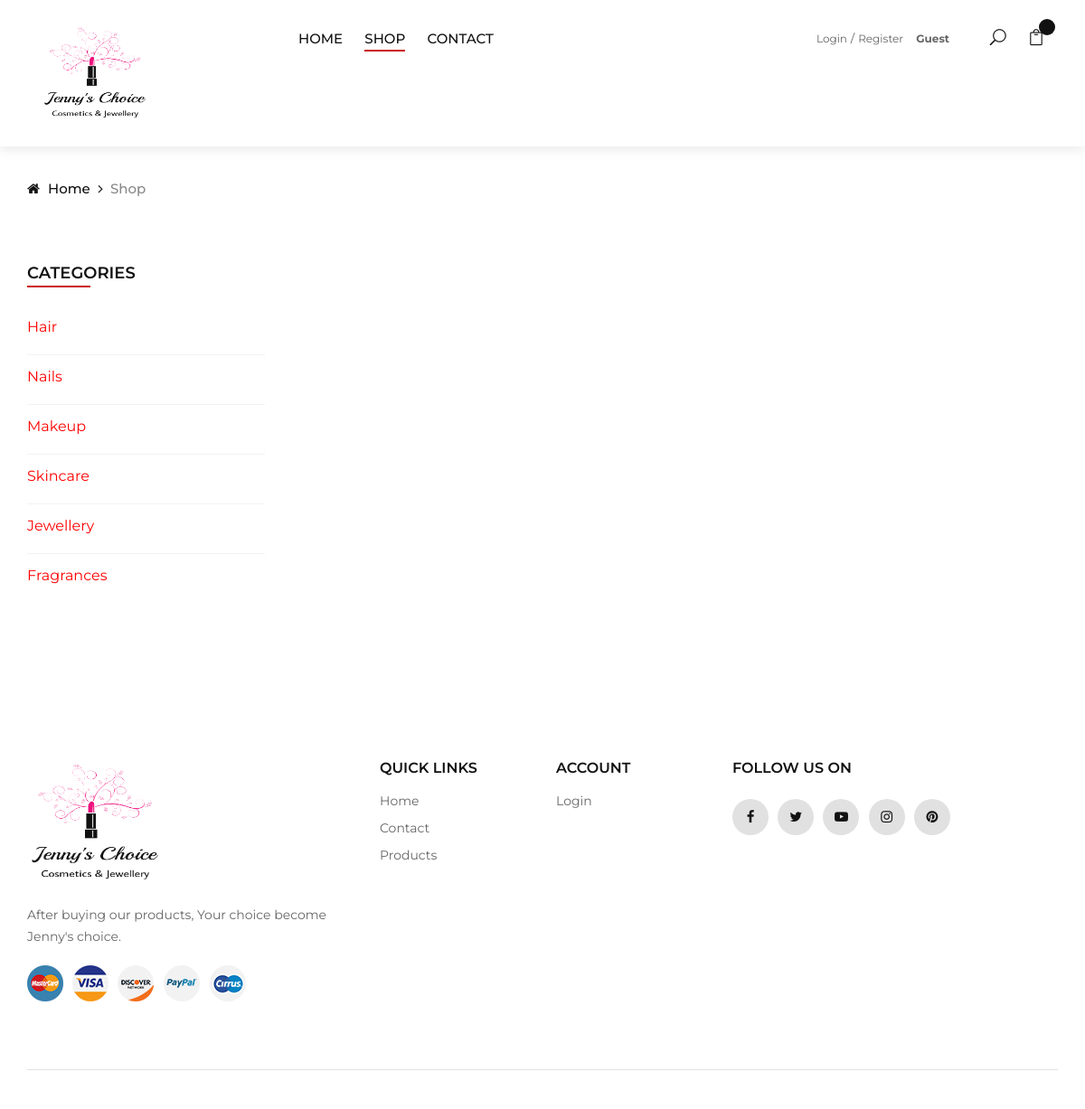
Screenshot of /jennys_choice/product_list.php with the database file from the repository.
### tables this page shows
CREATE TABLE `category` (
  `cat_id` int(11) NOT NULL,
  `cat_name` varchar(50) NOT NULL,
  `cat_status` varchar(50) NOT NULL
);

### jennys_choice/product_list.php (the view, shortened to what this page needs)
<?php
require_once 'config.php';
?>
<!DOCTYPE html>
<html lang="zxx">
<head>
    <link rel="stylesheet" href="css/bootstrap.min.css" type="text/css">
    <link rel="stylesheet" href="css/font-awesome.min.css" type="text/css">
    <link rel="stylesheet" href="css/elegant-icons.css" type="text/css">
    <link rel="stylesheet" href="css/jquery-ui.min.css" type="text/css">
    <link rel="stylesheet" href="css/magnific-popup.css" type="text/css">
    <link rel="stylesheet" href="css/owl.carousel.min.css" type="text/css">
    <link rel="stylesheet" href="css/slicknav.min.css" type="text/css">
    <link rel="stylesheet" href="css/style.css" type="text/css">
</head>
<body>
<header class="header">
        <div class="container-fluid">
            <div class="row">
                <div class="col-xl-3 col-lg-2">
                    <div class="header__logo">
                        <a href="index.php"><img src="img/logo3.PNG" alt="" width="120px" height="110px"></a>
                    </div>
                </div>
                <div class="col-xl-4 col-lg-4">
                    <nav class="header__menu">
                        <ul>
                            <li><a href="index.php">Home</a></li>
                            <li class="active"><a href="product_list2.php">Shop</a>
                            </li>
                            <li><a href="contact.php">Contact</a></li>
                        </ul>
                    </nav>
                </div>
                <div class="col-lg-4">
                    <div class="header__right">
                        <div class="header__right__auth">
                        <?php if(isset($_SESSION['cusname'])){
                  echo "<a href='logout.php'>Log Out</a>
                  <a href='account.php'>My Account</a>";
              }
              else{
                  echo " <a href='login.php'>Login</a>
                  <a href='register.php'>Register</a>";
              }
            ?>
                        </div>
                        <div class="header__right__auth">
                            <a href="#" style="font-weight:bold;"><?php if(isset($_SESSION['cusname'])){
                                                                            echo $_SESSION['cusname']; }
                                                                            else{
                                                                                echo "Guest";
                                                                            } ?></a>
                        </div>
                                                                        </div>
                                                                        </div>
                     <div class="col-lg-1">
                    <div class="header__right">
                        <ul class="header__right__widget">
                            <li><span class="icon_search search-switch"></span></li>
                            <?php if(isset($_SESSION['cusemail'])){
?>
<li><a href="view_cart.php"><span class="icon_bag_alt"></span>
   <div class="tip"><?php echo $count ?></div>
</a></li>
<?php
}
else{
?>
<li><a href="login2.php"><span class="icon_bag_alt"></span>
<div class="tip"><?php echo $count ?></div>
</a></li>
<?php
}
?>
                        </ul>
                    </div>
                </div>
            </div>
        </div>
    </header>
    <div class="breadcrumb-option">
        <div class="container">
            <div class="row">
                <div class="col-lg-12">
                    <div class="breadcrumb__links">
                        <a href="./index.php"><i class="fa fa-home"></i> Home</a>
                        <span>Shop</span>
                    </div>
                </div>
            </div>
        </div>
    </div>
    <section class="shop spad">
        <div class="container">
            <div class="row">
                <div class="col-lg-3 col-md-3">
                    <div class="shop__sidebar">
                        <div class="sidebar__categories">
                            <div class="section-title">
                                <h4>Categories</h4>
                            </div>
                            <div class="categories__accordion">
                                <div class="accordion" id="accordionExample">
<?php
$select_cat="SELECT * FROM category";
$select_reg=mysqli_query($con, $select_cat);
$total_rows2=mysqli_num_rows($select_reg);
if($total_rows2 != 0){
    while($data = mysqli_fetch_assoc($select_reg)){
?>
                                    <div class="card">
                                        <div >
                                            <a href="product_list.php?ct_id=<?php echo $data['cat_id'] ?>" style="color:red;" class="cat"><?php echo $data['cat_name'] ?></a>
                                        </div>
                                        <div id="collapseOne" class="collapse show" data-parent="#accordionExample">
                                            <div class="card-body">
                                            </div>
                                        </div>
                                    </div>
                                    <?php
                                        }
                                    }
                                    ?>
                                </div>
                            </div>
                        </div>
                    </div>
                </div>
                <div class="col-lg-9 col-md-9">
                </div>
            </div>
        </div>
    </section>
  <?php require_once 'footer.php' ?>
</body>
</html>

### jennys_choice/css/style.css (style rules this page uses)
html, body { height: 100%; font-family: "Montserrat", sans-serif; -webkit-font-smoothing: antialiased; }
h1, h2, h3, h4, h5, h6 { margin: 0; color: #111111; font-weight: 400; font-family: "Montserrat", sans-serif; }
h4 { font-size: 24px; }
img { max-width: 100%; }
ul, ol { padding: 0; margin: 0; }
.section-title { margin-bottom: 45px; }
.section-title h4 { color: #111111; font-weight: 600; text-transform: uppercase; position: relative; display: inline-block; }
.section-title h4:after { position: absolute; left: 0; bottom: -4px; height: 2px; width: 70px; background: #ca1515; content: ""; }
.spad { padding-top: 100px; padding-bottom: 100px; }
.header { background: #ffffff; -webkit-box-shadow: 0px 5px 10px rgba(91, 91, 91, 0.1); box-shadow: 0px 5px 10px rgba(91, 91, 91, 0.1); }
.header__logo { padding: 26px 0; }
.header__logo a { display: inline-block; }
.header__menu { padding: 30px 0 27px; }
.header__menu ul li { list-style: none; display: inline-block; margin-right: 40px; position: relative; }
.header__menu ul li.active a:after { -webkit-transform: scale(1); -ms-transform: scale(1); transform: scale(1); }
.header__menu ul li:last-child { margin-right: 0; }
.header__menu ul li a { font-size: 15px; text-transform: uppercase; color: #111111; font-weight: 500; display: block; padding: 2px 0; position: relative; }
.header__menu ul li a:after { position: absolute; left: 0; bottom: 0; width: 100%; height: 2px; background: #ca1515; content: ""; -webkit-transition: all, 0.5s; -o-transition: all, 0.5s; transition: all, 0.5s; -webkit-transform: scale(0); -ms-transform: scale(0); transform: scale(0); }
.header__right { text-align: right; padding: 30px 0 27px; }
.header__right__auth { display: inline-block; margin-right: 25px; }
.header__right__auth a { font-size: 12px; color: #666666; position: relative; margin-right: 8px; }
.header__right__auth a:last-child { margin-right: 0; }
.header__right__auth a:last-child:after { display: none; }
.header__right__auth a:after { position: absolute; right: -8px; top: -2px; content: "/"; font-size: 13px; }
.header__right__widget { display: inline-block; }
.header__right__widget li { list-style: none; display: inline-block; font-size: 18px; color: #111111; margin-right: 20px; cursor: pointer; }
.header__right__widget li:last-child { margin-right: 0; }
.header__right__widget li a { font-size: 18px; color: #111111; position: relative; }
.header__right__widget li a .tip { position: absolute; right: -12px; top: -11px; height: 18px; width: 18px; background: #111111; font-size: 10px; font-weight: 500; color: #ffffff; line-height: 18px; text-align: center; border-radius: 50%; }
.breadcrumb-option { padding-top: 35px; }
.breadcrumb__links a { font-size: 15px; font-weight: 500; color: #111111; margin-right: 18px; display: inline-block; position: relative; }
.breadcrumb__links a:after { position: absolute; right: -14px; top: 0; content: ""; font-family: "FontAwesome"; }
.breadcrumb__links a i { margin-right: 5px; }
.breadcrumb__links span { font-size: 15px; font-weight: 500; color: #888888; display: inline-block; }
.shop { padding-top: 70px; padding-bottom: 80px; }
.sidebar__categories { margin-bottom: 50px; }
.sidebar__categories .section-title { margin-bottom: 35px; }
.sidebar__categories .section-title h4 { font-size: 18px; }
.categories__accordion .card { border: none; border-radius: 0; padding-bottom: 12px; border-bottom: 1px solid #f2f2f2 !important; margin-bottom: 12px; }
.categories__accordion .card:last-child { padding-bottom: 0; margin-bottom: 0; border-bottom: none !important; }
.categories__accordion .card-body { padding-left: 0; padding-top: 6px; padding-bottom: 0; }
@media only screen and (min-width: 1200px) and (max-width: 1599px) { .header__menu ul li { margin-right: 20px; } }
@media only screen and (min-width: 1200px) and (max-width: 1599px) { .header { padding: 0 30px; } }
@media only screen and (min-width: 1200px) { .container { max-width: 1170px; } }

### jennys_choice/product_list.php (style rules this page uses)
.header__right__auth { margin-right:10px; }

### rows the page displays
category: cat_name "Hair"
category: cat_name "Nails"
category: cat_name "Makeup"
category: cat_name "Skincare"
category: cat_name "Jewellery"
category: cat_name "Fragrances"
